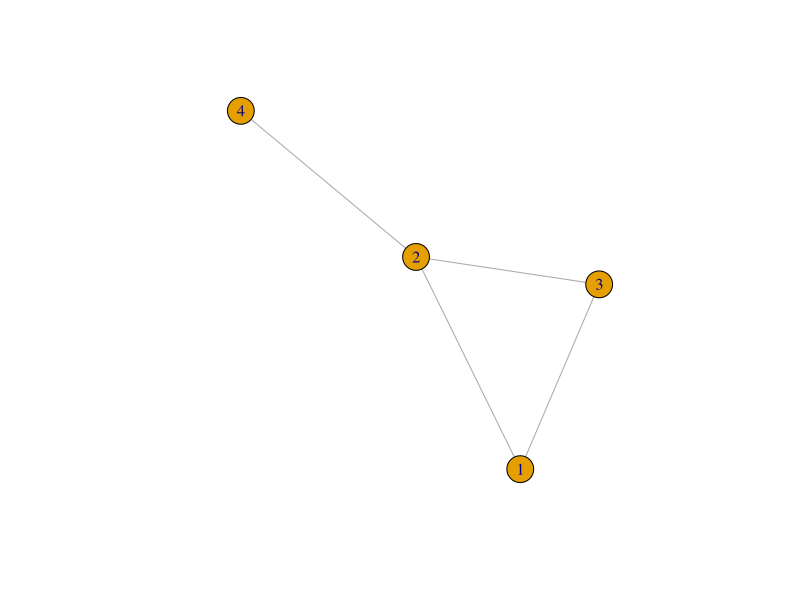
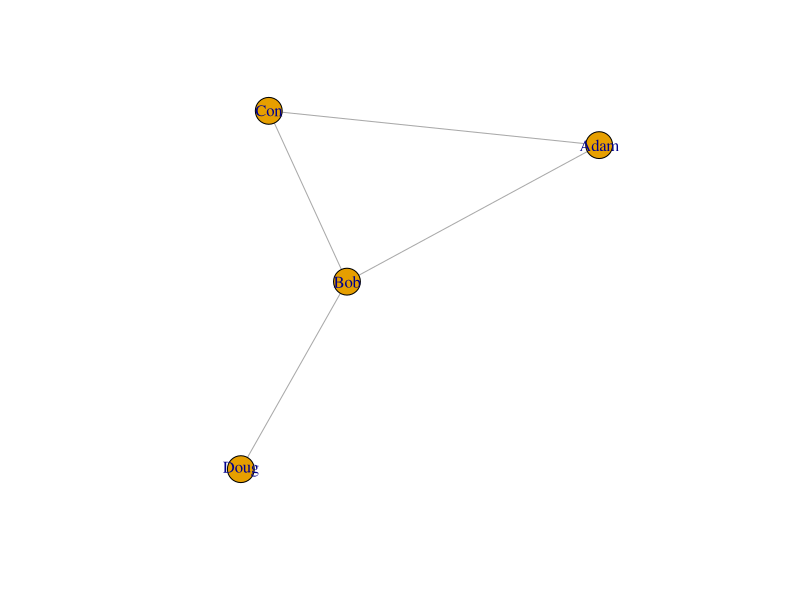
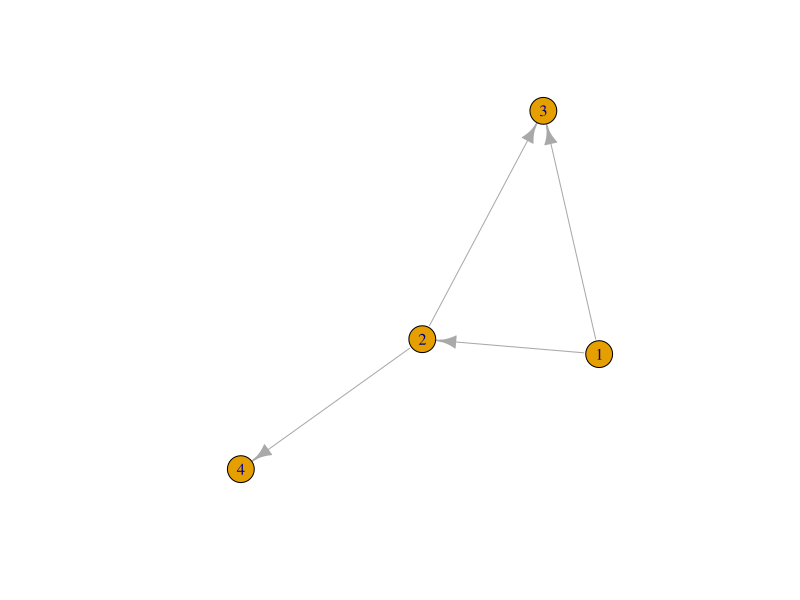
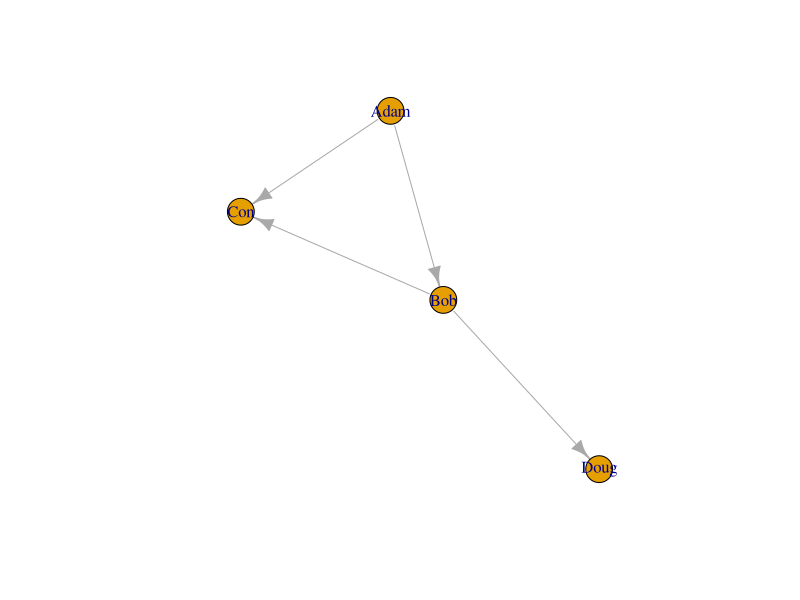

Reproduce these figures in R, in order.
# 3.A
library(igraph)
g <- graph.formula(1-2, 1-3, 2-3, 2-4)
plot(g)
V(g) # get the Vertices of g 
E(g) # get the edges of g
diameter(g) # get the diameter of g. diameter = maximum eccentricity of any vertex in the graph.
get.adjacency(g) # a matrix view

V(g)$name <- c("Adam", "Bob", "Con", "Doug")  # asign name for each node
# and replot using $name
plot(g, vertex.label = V(g)$name) # add labels
get.adjacency(g) # have a look at the new matrix

dg <- graph.formula(1-+2, 1-+3, 2-+3, 2-+4) # directed network
plot(dg)

V(dg)$name <- c("Adam", "Bob", "Con", "Doug") # names! 
plot(dg, vertex.label = V(dg)$name)

is.weighted(dg)  # check if the network is weighted or not
# False



